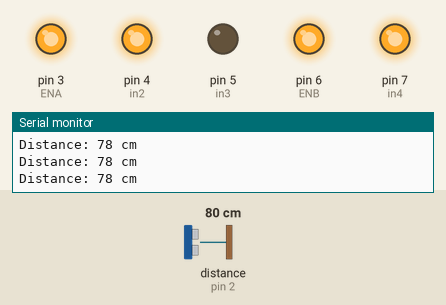
Recording of a sketch running on a simulated Arduino Uno, built with avr-gcc and run on an emulated ATmega328P. On the bench: output pins drawn as LEDs (lit = HIGH), the last lines printed to the serial monitor. Wiring (inferred from the names in the program): ultrasonic range finder: trigger pin 8; echo pin 2. The inputs (shaded band) are chosen by the test bench; at power-on: distance to the obstacle (sensor on pin 2) 80 cm. The echo pulse lasts 58.3 µs per cm; no radio packets arrive unless stated; pins used as bus, display or sensor lines are not drawn. At 2.6 s the program stops and its outputs stay as they are.

Above: at 1.2 s.
1.3 s: distance to the obstacle (sensor on pin 2) set to 2 cm
At 3.4 s:
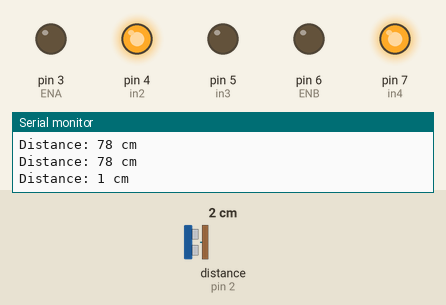
Timing chart, 0 to 4.1 s (numbered marks = the images above; inputs shaded):
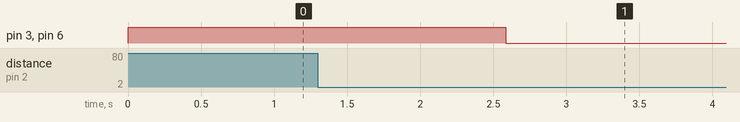

The sketch:

transmitter.ino
```cpp
#include <SPI.h>
#include <nRF24L01.h>
#include <RF24.h>

RF24 radio(9, 10);
int data =1;
const byte address[6] = "00001";
int ENA=3;
int in1=2;
int in2=4;

int ENB=6;
int in3=5;
int in4 =7;
#define echoPin 2 // attach pin D2 Arduino to pin Echo of HC-SR04
#define trigPin 8 //attach pin D3 Arduino to pin Trig of HC-SR04

// defines variables
long duration; // variable for the duration of sound wave travel
int distance;

void setup() {
  // Sets the echoPin as an INPUT
  Serial.begin(9600); // // Serial Communication is starting with 9600 of baudrate speed
  //Serial.println("Ultrasonic Sensor HC-SR04 Test"); // print some text in Serial Monitor
  //Serial.println("with Arduino UNO R3");
  pinMode(ENA, OUTPUT);
  pinMode(in1, OUTPUT);
  pinMode(in2, OUTPUT);
  pinMode(ENB, OUTPUT);
  pinMode(in3, OUTPUT);
  pinMode(in4, OUTPUT);

  digitalWrite(in1,LOW);
  digitalWrite(in2,HIGH);
  digitalWrite(in3,LOW);
  digitalWrite(in4,HIGH);

  //for(int i=255;i>=0;i--)
  {
  analogWrite(ENA,255);
  analogWrite(ENB,255);

  delay (40);
  }
  //Serial.begin(9600);
  radio.begin();
  radio.openWritingPipe(address);
  radio.setPALevel(RF24_PA_MIN);
  radio.stopListening();
 pinMode(trigPin, OUTPUT); // Sets the trigPin as an OUTPUT
  pinMode(echoPin, INPUT);


}

void loop() {
radio.write(&data, sizeof(data));
//Serial.println("hi");
delay (40);
digitalWrite(trigPin, LOW);
  delayMicroseconds(2);
  // Sets the trigPin HIGH (ACTIVE) for 10 microseconds
  digitalWrite(trigPin, HIGH);
  delayMicroseconds(10);
  digitalWrite(trigPin, LOW);
  // Reads the echoPin, returns the sound wave travel time in microseconds
  duration = pulseIn(echoPin, HIGH);
  // Calculating the distance
  distance = duration * 0.034 / 2; // Speed of sound wave divided by 2 (go and back)
  // Displays the distance on the Serial Monitor
  Serial.print("Distance: ");
  Serial.print(distance);
  Serial.println(" cm");

  if(distance<15){
  for(int i=255;i>=0;i--)
  {
  analogWrite(ENA,i);
  analogWrite(ENB,i);
  data=0;
  delay (5);
  }
  radio.write(&data, sizeof(data));
  exit(0);
}
}
```

Measured:
- after the input at 1.3 s, pin 3 (ENA), pin 6 (ENB): HIGH → LOW after 1.3 s
